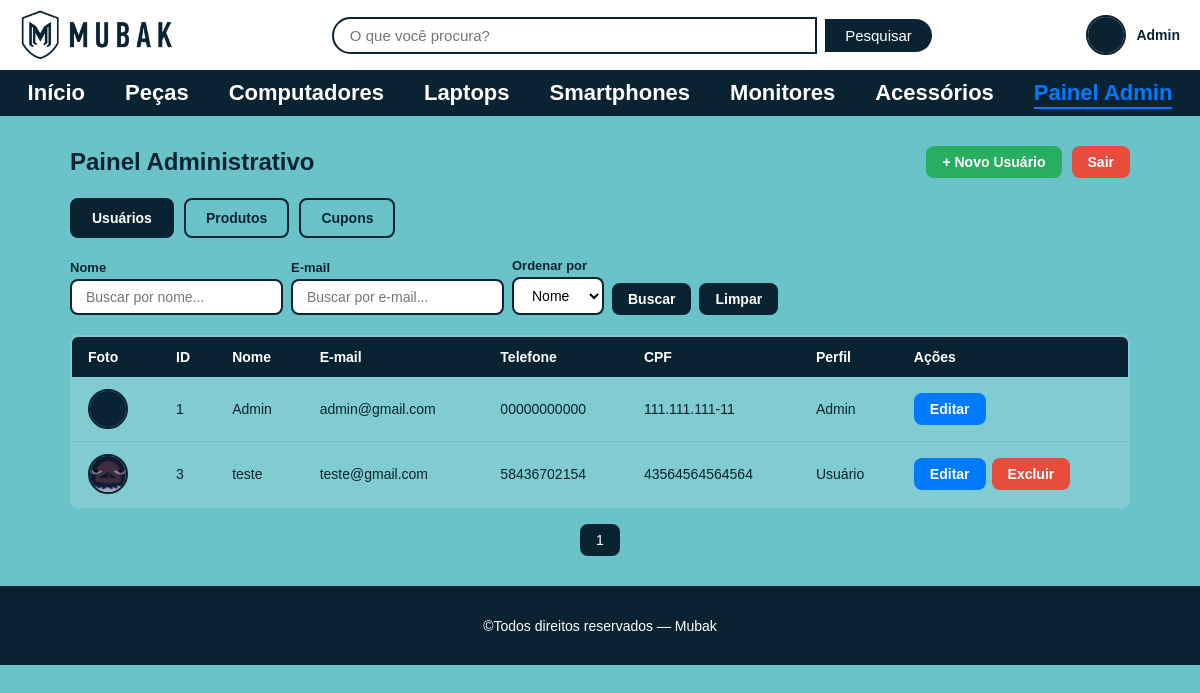
The app's page /admin (signed in) with its own data.
### tables this page shows
CREATE TABLE usuario(
            id_usuario INTEGER PRIMARY KEY AUTOINCREMENT NOT NULL,
            nome varchar(50) NOT NULL,
            email varchar(50) NOT NULL,
            senha varchar(50) NOT NULL,
            telefone varchar(50) NOT NULL,
            cpf varchar(50) UNIQUE NOT NULL,
            data_nasc DATE NOT NULL,
            foto varchar NOT NULL,
            id_perfil INT NOT NULL,
            FOREIGN KEY(id_perfil) REFERENCES perfil(id_perfil)
        );

### routes/admin_routes.py (the view)
@bp.route("/admin")
@admin_required
def painel():
    busca_nome = request.args.get("busca_nome", "").strip()
    busca_email = request.args.get("busca_email", "").strip()
    search = request.args.get("search", "").lower()
    order = request.args.get("order", "nome")
    page = int(request.args.get("page", 1))
    per_page = 10
    if busca_nome or busca_email:
        users = buscar_usuarios(nome=busca_nome or None, email=busca_email or None)
    else:
        users = get_todos_usuarios()
        if search:
            users = [
                u
                for u in users
                if search in u["nome"].lower() or search in u["email"].lower()
            ]
    validos = ["nome", "email", "id_usuario"]
    order = order if order in validos else "nome"
    users = sorted(users, key=lambda x: x[order])
    total = len(users)
    start = (page - 1) * per_page
    users_page = users[start : start + per_page]
    total_pages = max(1, (total + per_page - 1) // per_page)
    return render_template(
        "pages/admin.html",
        users=users_page,
        page=page,
        total_pages=total_pages,
        search=search,
        busca_nome=busca_nome,
        busca_email=busca_email,
        order=order,
    )

### app.py (called while the page is built)
@app.before_request
def verificar_inatividade():
    if 'user_id' in session:
        agora = datetime.now()
        ultima_atividade = session.get('ultima_atividade')
        if ultima_atividade:
            ultima_atividade = datetime.fromisoformat(ultima_atividade)
            if agora - ultima_atividade > TEMPO_INATIVIDADE:
                session.clear()
                return redirect(url_for('auth.login'))
        session.permanent = True
        session['ultima_atividade'] = agora.isoformat()

### database.py (called while the page is built)
def get_db_connection():
    conn = sqlite3.connect(DATABASE)
    conn.row_factory = sqlite3.Row
    return conn

### models/usuario_model.py (called while the page is built)
def get_usuario_por_id(id_usuario):
    conn = get_db_connection()
    user = conn.execute(
        'SELECT * FROM usuario WHERE id_usuario=?', (id_usuario,)
    ).fetchone()
    conn.close()
    return user

def get_todos_usuarios():
    conn = get_db_connection()
    users = conn.execute('SELECT * FROM usuario').fetchall()
    conn.close()
    return users

### templates/pages/admin.html (shortened to what this page needs)
<!DOCTYPE html>
<html lang="pt-br">
<head>
    <link rel="stylesheet" href="{{ url_for('static', filename='css/reset.css') }}">
    <link rel="stylesheet" href="{{ url_for('static', filename='css/global.css') }}">
    <link rel="stylesheet" href="{{ url_for('static', filename='css/admin.css') }}">
    <link rel="stylesheet" href="{{ url_for('static', filename='css/responsive.css') }}">
</head>
<body>
    {% include 'partials/header.html' %}
    <main>
        <div class="admin_container">
            <div class="admin_topo">
                <h2>Painel Administrativo</h2>
                <div class="admin_acoes">
                    <a href="{{ url_for('admin.novo_usuario') }}" class="btn_admin btn_novo">+ Novo Usuário</a>
                    <a href="{{ url_for('auth.logout') }}" class="btn_admin btn_sair">Sair</a>
                </div>
            </div>
            <div class="admin_tabs">
                <a href="{{ url_for('admin.painel') }}" class="tab_link ativo">Usuários</a>
                <a href="{{ url_for('admin.admin_produtos') }}" class="tab_link">Produtos</a>
                <a href="{{ url_for('admin.admin_cupons') }}" class="tab_link">Cupons</a>
            </div>
            <form class="admin_busca_form" method="GET" action="{{ url_for('admin.painel') }}">
                <label class="admin_busca_label">
                    Nome
                    <input type="text" name="busca_nome" placeholder="Buscar por nome..."
                           value="{{ busca_nome }}">
                </label>
                <label class="admin_busca_label">
                    E-mail
                    <input type="text" name="busca_email" placeholder="Buscar por e-mail..."
                           value="{{ busca_email }}">
                </label>
                <label class="admin_busca_label">
                    Ordenar por
                    <select name="order">
                        <option value="nome"       {{ 'selected' if order=='nome' }}>Nome</option>
                    </select>
                </label>
                <button type="submit" class="btn_admin btn_pesquisar">Buscar</button>
                <a href="{{ url_for('admin.painel') }}" class="btn_admin btn_pesquisar">Limpar</a>
            </form>
            <table class="admin_tabela">
                <thead>
                    <tr>
                        <th>Foto</th>
                        <th>ID</th>
                        <th>Nome</th>
                        <th>E-mail</th>
                        <th>Telefone</th>
                        <th>CPF</th>
                        <th>Perfil</th>
                        <th>Ações</th>
                    </tr>
                </thead>
                <tbody>
                    {% for user in users %}
                    <tr>
                        <td>
                            <img class="thumb_usuario"
                                 src="{{ url_for('static', filename='uploads/' + (user.foto or 'default.png')) }}"
                                 alt="{{ user.nome }}">
                        </td>
                        <td>{{ user.id_usuario }}</td>
                        <td>{{ user.nome }}</td>
                        <td>{{ user.email }}</td>
                        <td>{{ user.telefone }}</td>
                        <td>{{ user.cpf }}</td>
                        <td>{{ 'Admin' if user.id_perfil == 1 else 'Usuário' }}</td>
                        <td>
                            <div class="admin_tabela_acoes">
                                <a href="{{ url_for('admin.editar_usuario', id=user.id_usuario) }}"
                                   class="btn_admin btn_editar">Editar</a>
                                {% if user.id_usuario != session.user_id %}
                                <a href="{{ url_for('admin.deletar_usuario_view', id=user.id_usuario) }}"
                                   class="btn_admin btn_excluir"
                                   onclick="return confirm('Excluir este usuário?')">Excluir</a>
                                {% endif %}
                            </div>
                        </td>
                    </tr>
                    {% else %}
                    <tr><td colspan="8">Nenhum usuário encontrado.</td></tr>
                    {% endfor %}
                </tbody>
            </table>
            <div class="paginacao">
                {% for p in range(1, total_pages + 1) %}
                {% if p == page %}
                <span class="atual">{{ p }}</span>
                {% else %}
                <a href="{{ url_for('admin.painel', page=p, busca_nome=busca_nome, busca_email=busca_email, order=order) }}">
                    {{ p }}
                </a>
                {% endif %}
                {% endfor %}
            </div>
        </div>
    </main>
    {% include 'partials/footer.html' %}
</body>
</html>

### templates/partials/header.html (shortened to what this page needs)
<header class="header">
    <figure class="header_logo">
        <a href="{{ url_for('index') }}">
            <img src="{{ url_for('static', filename='images/mubak_logo.png') }}" alt="Logo Mubak">
        </a>
    </figure>
    <section class="header_barra_pesquisa">
        <form action="{{ url_for('produto.pesquisar') }}" method="GET">
            <input type="search" name="q" placeholder="O que você procura?"
                   value="{{ busca|default('') }}" aria-label="Pesquisar">
            <button type="submit">Pesquisar</button>
        </form>
    </section>
    <div class="header_usuario">
        {% if session.user_id %}
            <a href="{{ url_for('user.perfil') }}" title="Ir para meu perfil">
                <img class="header_usuario_avatar"
                     src="{{ url_for('static', filename='uploads/' + (session.user_foto or 'default.png')) }}"
                     alt="Foto de {{ session.user_nome }}">
                <span class="header_usuario_nome">{{ session.user_nome }}</span>
            </a>
        {% endif %}
    </div>
</header>
<nav class="menu_principal">
    <ul>
        <li><a href="{{ url_for('index') }}">Início</a></li>
        <li><a href="{{ url_for('produto.produtos', categoria='Peças') }}">Peças</a></li>
        <li><a href="{{ url_for('produto.produtos', categoria='Computadores') }}">Computadores</a></li>
        <li><a href="{{ url_for('produto.produtos', categoria='Laptops') }}">Laptops</a></li>
        <li><a href="{{ url_for('produto.produtos', categoria='Smartphones') }}">Smartphones</a></li>
        <li><a href="{{ url_for('produto.produtos', categoria='Monitores') }}">Monitores</a></li>
        <li><a href="{{ url_for('produto.produtos', categoria='Acessórios') }}">Acessórios</a></li>
        {% if session.user_id %}
            {% if session.is_admin %}
            <li><a href="{{ url_for('admin.painel') }}">Painel Admin</a></li>
            {% else %}
            <li><a href="{{ url_for('favorito.favoritos') }}">Favoritos</a></li>
            <li><a href="{{ url_for('carrinho.carrinho') }}">Carrinho</a></li>
            {% endif %}
        {% endif %}
    </ul>
</nav>

### templates/partials/footer.html (shortened to what this page needs)
<footer class="footer">
    <h2>©Todos direitos reservados — Mubak</h2>
</footer>

### static/css/global.css (style rules this page uses)
:root { --cor-primaria: #0a2332; --cor-fundo: #6ac3c8; --cor-branca: #ffffff; --cor-texto-claro: #ffffff; --cor-destaque: #007BFF; --cor-perigo: #e74c3c; --cor-sucesso: #27ae60; --borda-radius: 8px; --sombra: 0 2px 8px rgba(0, 0, 0, 0.2); }
body { background-color: var(--cor-fundo); font-family: sans-serif; }
h2 { text-align: center; margin-bottom: 1%; margin-top: 1%; font-family: sans-serif; width: 100%; }
.header { display: flex; align-items: center; justify-content: space-between; padding: 10px 20px; background-color: var(--cor-branca); }
.header_barra_pesquisa { flex: 1; display: flex; justify-content: center; }
.header_barra_pesquisa form { display: flex; align-items: center; gap: 8px; width: 100%; max-width: 600px; }
.header_barra_pesquisa input[type="search"] { flex: 1; padding: 8px 16px; border: 2px solid var(--cor-primaria); border-radius: 25px 0 0 25px; font-size: 15px; outline: none; }
.header_barra_pesquisa button { padding: 8px 20px; background-color: var(--cor-primaria); color: var(--cor-branca); border: none; border-radius: 0 25px 25px 0; cursor: pointer; font-size: 15px; transition: background-color 0.3s; }
.header_logo img { display: block; max-height: 50px; }
.header_usuario { display: flex; align-items: center; gap: 10px; }
.header_usuario_avatar { width: 40px; height: 40px; border-radius: 50%; object-fit: cover; border: 2px solid var(--cor-primaria); }
.header_usuario_nome { font-size: 14px; font-weight: bold; color: var(--cor-primaria); white-space: nowrap; }
.header_usuario a { display: flex; align-items: center; gap: 10px; text-decoration: none; }
.menu_principal { background-color: var(--cor-primaria); padding: 10px 0; }
.menu_principal ul { display: flex; justify-content: center; list-style: none; margin: 0; padding: 0; gap: 40px; }
.menu_principal a { text-decoration: none; color: var(--cor-branca); font-family: sans-serif; font-weight: bold; font-size: 22px; transition: color 0.3s; }
.menu_principal a.ativo { color: var(--cor-destaque); border-bottom: 2px solid var(--cor-destaque); padding-bottom: 2px; }
.footer { background-color: var(--cor-primaria); padding: 20px; text-align: center; }
.footer h2 { color: var(--cor-branca); font-size: 14px; font-weight: normal; }

### records on screen
usuario: user_nome "Admin", foto (placeholder picture), id_usuario "1", nome "Admin", email "admin@gmail.com", telefone "00000000000", cpf "111.111.111-11"
usuario: foto (picture), id_usuario "3", nome "teste", email "teste@gmail.com", telefone "58436702154", cpf "43564564564564", id_perfil "Usuário"

### other values on screen
{{ p }} "1"
